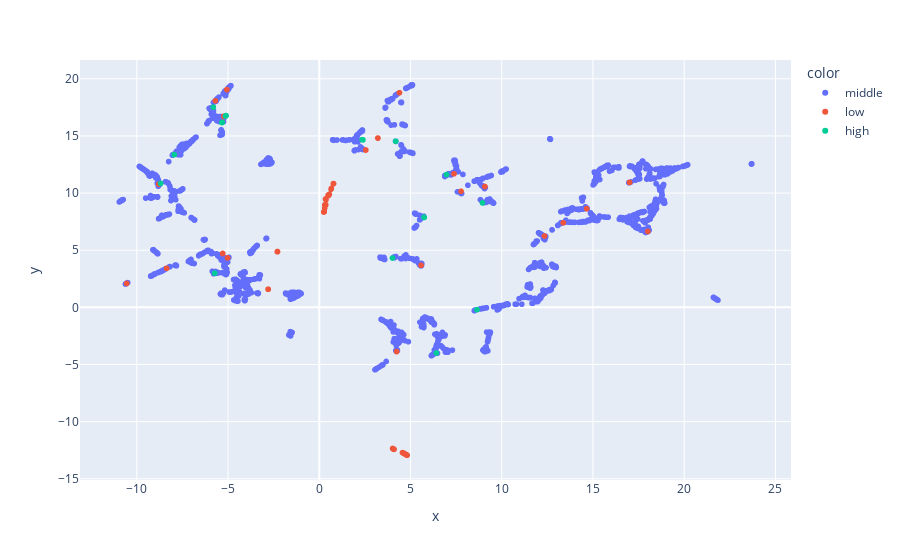

Write notebook code for a chart like this one.
### Code cell
imputer = KNNImputer()
X_train_imputed = imputer.fit_transform(X_train)

emb_y_train = umap.UMAP().fit_transform(X_train_imputed, y=classes_num)

fig = px.scatter(x=emb_y_train[:, 0], y=emb_y_train[:, 1], color=classes)
fig.show()

### Figure 1 — Plotly figure (JSON) as saved in the notebook; plotly's stock layout.template omitted (floating-point values rounded to 4 significant figures; data arrays with more than 128 entries replaced by an {"elided": "..."} marker saying what was removed)
{"data": [{"hovertemplate": "color=middle<br>x=%{x}<br>y=%{y}<extra></extra>", "legendgroup": "middle", "marker": {"color": "#636efa", "symbol": "circle"}, "mode": "markers", "name": "middle", "showlegend": true, "type": "scattergl", "x": {"elided": "3716 float values"}, "xaxis": "x", "y": {"elided": "3716 float values"}, "yaxis": "y"}, {"hovertemplate": "color=low<br>x=%{x}<br>y=%{y}<extra></extra>", "legendgroup": "low", "marker": {"color": "#EF553B", "symbol": "circle"}, "mode": "markers", "name": "low", "showlegend": true, "type": "scattergl", "x": {"elided": "133 float values"}, "xaxis": "x", "y": {"elided": "133 float values"}, "yaxis": "y"}, {"hovertemplate": "color=high<br>x=%{x}<br>y=%{y}<extra></extra>", "legendgroup": "high", "marker": {"color": "#00cc96", "symbol": "circle"}, "mode": "markers", "name": "high", "showlegend": true, "type": "scattergl", "x": [4.015, -5.729, 5.755, -5.804, 2.393, -5.337, -5.106, -5.13, 8.645, -8.695, -7.947, 5.741, 6.42, -5.119, 4.192, 2.348, -5.141, 8.946, 6.976, -5.125, -5.312], "xaxis": "x", "y": [4.315, 2.992, 7.869, 17.51, 14.66, 16.17, 16.78, 16.76, -0.1974, 10.84, 13.36, 7.884, -3.992, 16.77, 14.53, 14.68, 16.75, 9.14, 11.62, 16.76, 16.19], "yaxis": "y"}], "layout": {"legend": {"title": {"text": "color"}, "tracegroupgap": 0}, "margin": {"t": 60}, "xaxis": {"anchor": "y", "domain": [0, 1], "title": {"text": "x"}}, "yaxis": {"anchor": "x", "domain": [0, 1], "title": {"text": "y"}}}}
